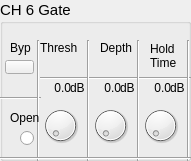
  <widget class="QGroupBox" name="groupBox_6">
   <property name="geometry">
    <rect>
     <x>290</x>
     <y>180</y>
     <width>191</width>
     <height>161</height>
    </rect>
   </property>
   <property name="font">
    <font>
     <pointsize>11</pointsize>
    </font>
   </property>
   <property name="title">
    <string>CH 6 Gate</string>
   </property>
   <widget class="QLabel" name="label_56">
    <property name="geometry">
     <rect>
      <x>10</x>
      <y>40</y>
      <width>21</width>
      <height>16</height>
     </rect>
    </property>
    <property name="font">
     <font>
      <pointsize>9</pointsize>
     </font>
    </property>
    <property name="text">
     <string>Byp</string>
    </property>
   </widget>
   <widget class="QLabel" name="label_57">
    <property name="geometry">
     <rect>
      <x>40</x>
      <y>40</y>
      <width>41</width>
      <height>16</height>
     </rect>
    </property>
    <property name="font">
     <font>
      <pointsize>9</pointsize>
     </font>
    </property>
    <property name="text">
     <string>Thresh</string>
    </property>
   </widget>
   <widget class="QLabel" name="label_58">
    <property name="geometry">
     <rect>
      <x>100</x>
      <y>40</y>
      <width>41</width>
      <height>16</height>
     </rect>
    </property>
    <property name="font">
     <font>
      <pointsize>9</pointsize>
     </font>
    </property>
    <property name="text">
     <string>Depth</string>
    </property>
   </widget>
   <widget class="QLabel" name="label_59">
    <property name="geometry">
     <rect>
      <x>150</x>
      <y>40</y>
      <width>31</width>
      <height>31</height>
     </rect>
    </property>
    <property name="font">
     <font>
      <pointsize>9</pointsize>
     </font>
    </property>
    <property name="text">
     <string>Hold
Time</string>
    </property>
   </widget>
   <widget class="Line" name="line_36">
    <property name="geometry">
     <rect>
      <x>40</x>
      <y>70</y>
      <width>151</width>
      <height>16</height>
     </rect>
    </property>
    <property name="orientation">
     <enum>Qt::Horizontal</enum>
    </property>
   </widget>
   <widget class="Line" name="line_37">
    <property name="geometry">
     <rect>
      <x>0</x>
      <y>90</y>
      <width>41</width>
      <height>16</height>
     </rect>
    </property>
    <property name="orientation">
     <enum>Qt::Horizontal</enum>
    </property>
   </widget>
   <widget class="Line" name="line_38">
    <property name="geometry">
     <rect>
      <x>30</x>
      <y>40</y>
      <width>16</width>
      <height>121</height>
     </rect>
    </property>
    <property name="orientation">
     <enum>Qt::Vertical</enum>
    </property>
   </widget>
   <widget class="Line" name="line_39">
    <property name="geometry">
     <rect>
      <x>80</x>
      <y>40</y>
      <width>16</width>
      <height>121</height>
     </rect>
    </property>
    <property name="orientation">
     <enum>Qt::Vertical</enum>
    </property>
   </widget>
   <widget class="Line" name="line_40">
    <property name="geometry">
     <rect>
      <x>130</x>
      <y>40</y>
      <width>16</width>
      <height>121</height>
     </rect>
    </property>
    <property name="orientation">
     <enum>Qt::Vertical</enum>
    </property>
   </widget>
   <widget class="Line" name="line_41">
    <property name="geometry">
     <rect>
      <x>180</x>
      <y>40</y>
      <width>16</width>
      <height>121</height>
     </rect>
    </property>
    <property name="orientation">
     <enum>Qt::Vertical</enum>
    </property>
   </widget>
   <widget class="OIDDial" name="dial_16">
    <property name="geometry">
     <rect>
      <x>40</x>
      <y>100</y>
      <width>41</width>
      <height>51</height>
     </rect>
    </property>
   </widget>
   <widget class="OIDDial" name="dial_17">
    <property name="geometry">
     <rect>
      <x>90</x>
      <y>100</y>
      <width>41</width>
      <height>51</height>
     </rect>
    </property>
   </widget>
   <widget class="OIDDial" name="dial_18">
    <property name="geometry">
     <rect>
      <x>140</x>
      <y>100</y>
      <width>41</width>
      <height>51</height>
     </rect>
    </property>
   </widget>
   <widget class="Line" name="line_42">
    <property name="geometry">
     <rect>
      <x>0</x>
      <y>150</y>
      <width>191</width>
      <height>16</height>
     </rect>
    </property>
    <property name="orientation">
     <enum>Qt::Horizontal</enum>
    </property>
   </widget>
   <widget class="QLabel" name="label_60">
    <property name="geometry">
     <rect>
      <x>70</x>
      <y>80</y>
      <width>16</width>
      <height>16</height>
     </rect>
    </property>
    <property name="font">
     <font>
      <pointsize>9</pointsize>
     </font>
    </property>
    <property name="text">
     <string>dB</string>
    </property>
   </widget>
   <widget class="QLabel" name="label_61">
    <property name="geometry">
     <rect>
      <x>120</x>
      <y>80</y>
      <width>16</width>
      <height>16</height>
     </rect>
    </property>
    <property name="font">
     <font>
      <pointsize>9</pointsize>
     </font>
    </property>
    <property name="text">
     <string>dB</string>
    </property>
   </widget>
   <widget class="QLabel" name="label_62">
    <property name="geometry">
     <rect>
      <x>170</x>
      <y>80</y>
      <width>16</width>
      <height>16</height>
     </rect>
    </property>
    <property name="font">
     <font>
      <pointsize>9</pointsize>
     </font>
    </property>
    <property name="text">
     <string>dB</string>
    </property>
   </widget>
   <widget class="QLabel" name="ls16">
    <property name="geometry">
     <rect>
      <x>40</x>
      <y>80</y>
      <width>31</width>
      <height>16</height>
     </rect>
    </property>
    <property name="font">
     <font>
      <pointsize>9</pointsize>
     </font>
    </property>
    <property name="text">
     <string>0.0</string>
    </property>
    <property name="alignment">
     <set>Qt::AlignRight|Qt::AlignTrailing|Qt::AlignVCenter</set>
    </property>
   </widget>
   <widget class="QLabel" name="ls17">
    <property name="geometry">
     <rect>
      <x>90</x>
      <y>80</y>
      <width>31</width>
      <height>16</height>
     </rect>
    </property>
    <property name="font">
     <font>
      <pointsize>9</pointsize>
     </font>
    </property>
    <property name="text">
     <string>0.0</string>
    </property>
    <property name="alignment">
     <set>Qt::AlignRight|Qt::AlignTrailing|Qt::AlignVCenter</set>
    </property>
   </widget>
   <widget class="QLabel" name="ls18">
    <property name="geometry">
     <rect>
      <x>140</x>
      <y>80</y>
      <width>31</width>
      <height>16</height>
     </rect>
    </property>
    <property name="font">
     <font>
      <pointsize>9</pointsize>
     </font>
    </property>
    <property name="text">
     <string>0.0</string>
    </property>
    <property name="alignment">
     <set>Qt::AlignRight|Qt::AlignTrailing|Qt::AlignVCenter</set>
    </property>
   </widget>
   <widget class="QLabel" name="label_66">
    <property name="geometry">
     <rect>
      <x>10</x>
      <y>110</y>
      <width>31</width>
      <height>16</height>
     </rect>
    </property>
    <property name="font">
     <font>
      <pointsize>9</pointsize>
     </font>
    </property>
    <property name="text">
     <string>Open</string>
    </property>
   </widget>
   <widget class="QRadioButton" name="radioButton_6">
    <property name="geometry">
     <rect>
      <x>20</x>
      <y>130</y>
      <width>16</width>
      <height>16</height>
     </rect>
    </property>
    <property name="text">
     <string/>
    </property>
   </widget>
   <widget class="OIDStatePushBtn" name="bypass6">
    <property name="geometry">
     <rect>
      <x>5</x>
      <y>60</y>
      <width>29</width>
      <height>14</height>
     </rect>
    </property>
    <property name="text">
     <string/>
    </property>
    <property name="checkable">
     <bool>true</bool>
    </property>
   </widget>
  </widget>
